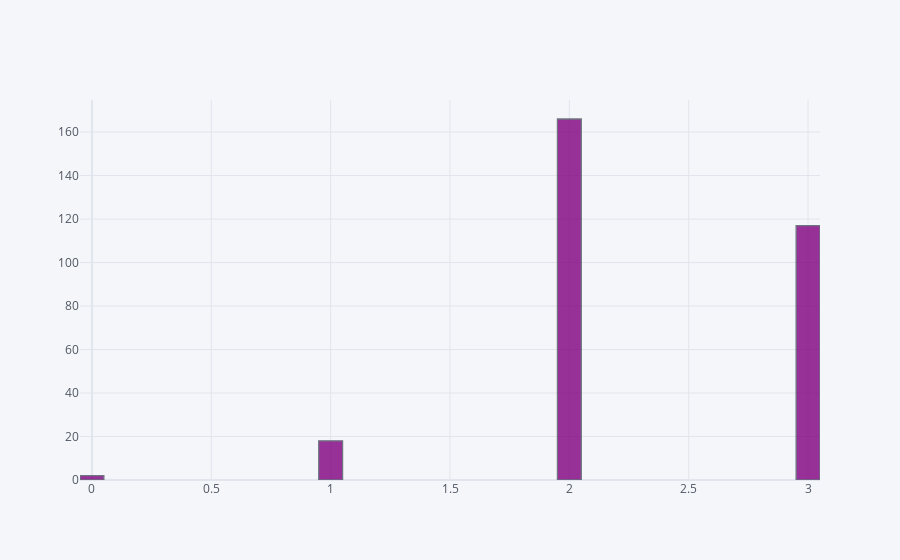

Here is the notebook cell this chart was saved with:
### Markdown cell above
## Visualising 'thal' where 3 = normal; 6 = fixed defect; 7 = reversable defect

### Code cell
df['thal'].iplot(kind='hist',bins=40,color='purple')

### Figure 1 — Plotly figure (JSON) as saved in the notebook; plotly's stock layout.template omitted (floating-point values rounded to 4 significant figures; data arrays with more than 128 entries replaced by an {"elided": "..."} marker saying what was removed)
{"data": [{"histfunc": "count", "histnorm": "", "marker": {"color": "rgba(128, 0, 128, 1.0)", "line": {"color": "#4D5663", "width": 1.3}}, "name": "thal", "nbinsx": 40, "opacity": 0.8, "orientation": "v", "type": "histogram", "x": {"elided": "303 int values"}}], "layout": {"barmode": "overlay", "legend": {"bgcolor": "#F5F6F9", "font": {"color": "#4D5663"}}, "paper_bgcolor": "#F5F6F9", "plot_bgcolor": "#F5F6F9", "title": {"font": {"color": "#4D5663"}}, "xaxis": {"gridcolor": "#E1E5ED", "showgrid": true, "tickfont": {"color": "#4D5663"}, "title": {"font": {"color": "#4D5663"}, "text": ""}, "zerolinecolor": "#E1E5ED"}, "yaxis": {"gridcolor": "#E1E5ED", "showgrid": true, "tickfont": {"color": "#4D5663"}, "title": {"font": {"color": "#4D5663"}, "text": ""}, "zerolinecolor": "#E1E5ED"}}}
